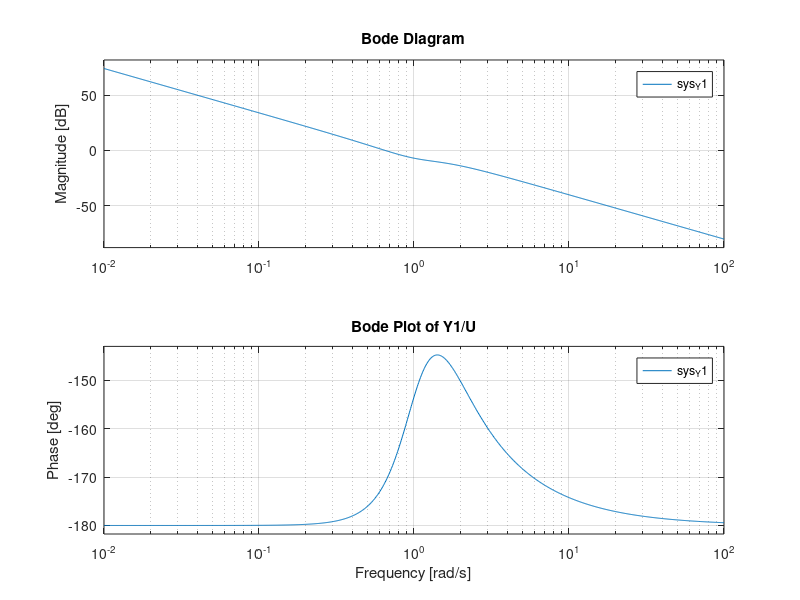
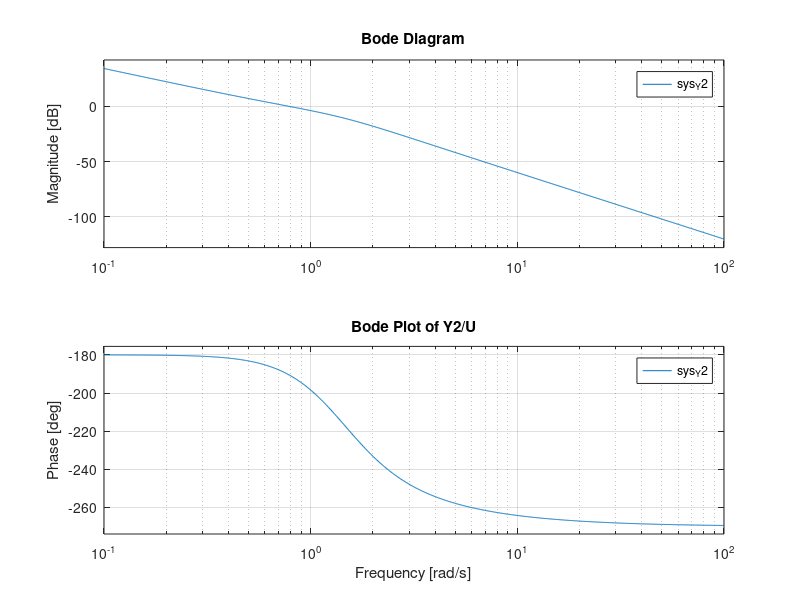
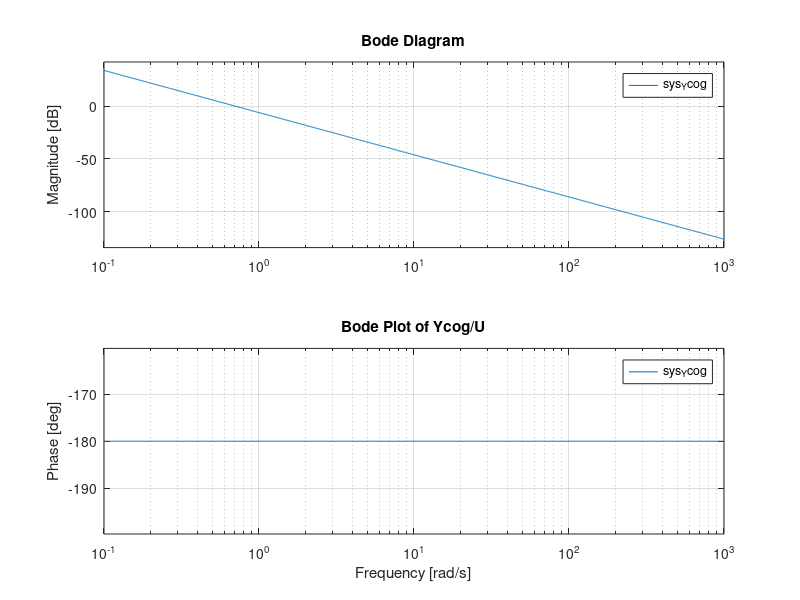

These figures' MATLAB source, in order:
% double-mass system定义参数
m1 = 1;    % the mass of the actuator (specifically, its mover)
m2 = 1;    % the mass of the load (e.g., the mirror block)
m = m1 + m2;

%    系数定义与赋值 In the general practice, it is common to have k1 = k2 = 0. For air/magnetic levitation case, it also follows that c1 = c2 = 0.
k1 = 0;    % k1 represent the stiffness of the actuator towards ground
c1 = 0;    % c1 represent the viscous damping of the actuator towards ground
k2 = 0;    % the equivalents for the load
c2 = 0;    % the equivalents for the load

k12 = 1;   % k12 and c12 indicate the stiffness and viscous damping between the actuator and the load
c12 = 1;   % 阻尼系数 c12

% 计算分母多项式系数
a3 = c2*m1 + c1*m2 + (m1+m2)*c12;
a2 = k1*m2 + k2*m1 + (m1+m2)*k12 + c1*c2 + (c1+c2)*c12;
a1 = k1*c2 + k2*c1 + (k1+k2)*c12 + (c1+c2)*k12;
a0 = k1*k2 + (k1+k2)*k12;

% 定义分母多项式的系数
denominator_Y12 = [m1*m2, a3, a2, a1, a0];
denominator_Ycog = [ m, 0, 0];

% 创建传递函数 Y1/U              tf 函数用于创建传递函数型
numerator_Y1 = [m2, (c2+c12), (k2+k12)];
sys_Y1 = tf(numerator_Y1, denominator_Y12);

% 创建传递函数 Y2/U
numerator_Y2 = [c12, k12];
sys_Y2 = tf(numerator_Y2, denominator_Y12);

% 创建传递函数 Ycog/U
numerator_Ycog = 1;
sys_Ycog = tf(numerator_Ycog, denominator_Ycog);


% 绘制波特图
figure;
bode(sys_Y1);
title('Bode Plot of Y1/U');
grid on;

figure;
bode(sys_Y2);
title('Bode Plot of Y2/U');
grid on;

figure;
bode(sys_Ycog);
title('Bode Plot of Ycog/U');
grid on;
